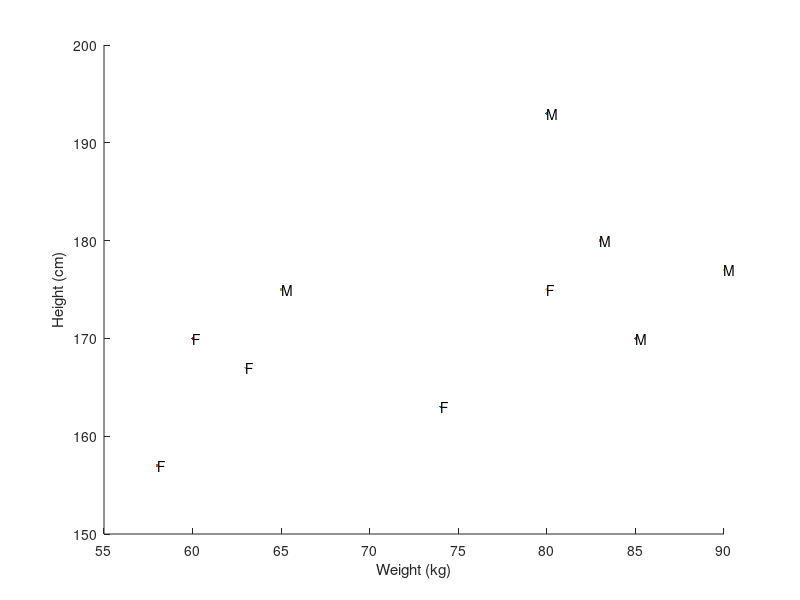

The MATLAB script that drew this image: (Note: this script raises an error after producing the figure.)
%% Creating dataset

clear
addpath(genpath('../newer/DeepNNs/'))

x = [80 193; 83 180; 90 177 ; 85 170 ; 65 175; 63 167; 60 170 ; 74  163; 58 157; 80 175];
N=size(x,1);
addednoise=0;
layers=[10 ];
if addednoise==1
    x(:,2)=randn(N,1);
end
xorig=x;
%y(:,2) = [1; 0; 0; 1];
y(:,1) = [1; 1; 1; 1; 1; 0; 0; 0; 0; 0; ];
y(:,2) = 1-[1; 1; 1; 1; 1; 0; 0; 0; 0; 0; ];
%y(:)=y(randperm(prod(size(y))))
%y(:,2) = [0; 0; 0; 0; 0; 0; 0; 0; 0; 0 ];

%N=1000; x=rand(N,2); y=xor(x(:,1)<0.5,x(:,2)<0.5); y(:,2) = 1 - y(:,1);
%y=zscore(y,[],1)
%[x_test,y_test]=meshgrid(0:0.1:1,0:0.1:1);

%test_data=[x_test(: ) y_test(:)];
%test_data=zscore([x_test(: ) y_test(:)],1);
figure(1)
clf
hold on
for sampli=1:N
    if y(sampli) ==1
        letter='M';
    else
        letter='F';
    end
    plot(x(sampli,1),x(sampli,2));
    text(x(sampli,1),x(sampli,2),letter);
end
xlabel('Weight (kg)')
if addednoise==0
    
    ylabel('Height (cm)')
else
    ylabel('Random variable')
end
%x=x/max(x(:)); test_data=test_data/max(abs(test_data(:)));

hAxes = gca;     %Axis handle
%Changing 'LineStyle' to 'none'
hAxes.XRuler.Axle.LineStyle = 'none';
hAxes.YRuler.Axle.LineStyle = 'none';

axis([50 95 150 200])
title('Example dataset')
%set(gcf,'Position',[0 0 800 800]); print('./figures/example1.png','-dpng','-r300')
%% Model Initialization
figure(1)
clear model
xmean=mean(x);
x=x-repmat(xmean,N,1);
%[x_test,y_test]=meshgrid(min(x(:,1)):0.1:max(x(:,1)),min(x(:,2)):0.1:max(x(:,2)));
%test_data=[x_test(: ) y_test(:)];
model.x=x;
model.y=y;
model.N=N;
model.fe_update=100000;


model.batchsize=10;
noins=size(x,2);
noouts=size(y,2);

layers=[noins layers noouts];
lr=0.01; activation='softsign';
%lr=0.2; activation='tanhact';
model.l2=0;
model.l1=0;
model.layersizes=[layers];
model.layersizesinitial=model.layersizes;
model.target=y;
model.epochs=200;
model.update=10;
model.errofun='quadratic_cost';
model.errofun='cross_entropy_cost';

for layeri=1:(length(layers)-1)
    model.layers(layeri).lr=lr;
    model.layers(layeri).blr=lr;
    model.layers(layeri).Ws=[layers(layeri) layers(layeri+1)]
    
    model.layers(layeri).W=1*(randn(layers(layeri),layers(layeri+1)))*sqrt(2/(model.layersizes(layeri)+model.layersizes(layeri+1)));
    model.layers(layeri).B=(randn(layers(layeri+1),1)-0.5)/10;
    %model.layers(layeri).B=(zeros(layers(layeri+1),1))/1;
    model.layers(layeri).activation=activation;
    model.layers(layeri).inds=1:model.layersizes(layeri); % To keep track of which nodes are removed etc
end
model.layers(layeri).lr=lr/1; model.layers(layeri).activation='softmaxact';

%% Model training

clear error

%% Model training

clear error
for layeri=1:(length(model.layers))
    model.layers(layeri).nonzeroinds=find(model.layers(layeri).W~=0);
end
model.epoch=1;

[model,out2(:,:,model.epoch)]=forwardpassing(model,model.x);

model.fnzl=find_first_non_zero_layer(model);
if (length(model.layers)>1) && (model.fnzl==length(model.layers))
    display('All learning rates are zero. The model will be identical! No point continuing!');
    return;
end


for epoch=1:model.epochs
    
    batchinds=randperm(model.N,model.batchsize);
    model.target=model.y(batchinds,:);
    model.epoch=epoch;
    if mod(epoch,model.update)==0
        % Now it is time to show an update of the network.
        if exist('sp2')
            delete(sp2);
        end
        sp2=subplot(2,2,1);
        show_network(model)
        subplot(2,2,3)
        
        plot(model.error)
        xlabel('Epoch')
        ylabel('Error')
        drawnow
        % If there is a test set, calculate the accuracy for it
        if sum(isfield(model,{'x_test','y_test'}))==2
            
            epochtemp=model.epoch; model.epoch=0;
            [~,out_test]=forwardpassing(model,model.x_test(:,model.layers(1).inds)); get_perf(out_test,model.y_test);
            model.epoch=epochtemp;
            y_test_str=[' - Test: ' sprintf('%2.2f', get_perf(out_test,model.y_test))];
        else
            y_test_str='';
        end
        [~,out_train]=forwardpassing(model,model.x);
        display(['Epoch: ' num2str(epoch) ' - Training: ' sprintf('%2.2f',get_perf(out_train,model.y)) y_test_str]);
    end
    % Should I perform feature elimination
    if mod(epoch,model.fe_update)==0
        model=feature_elimination(model);
    end
    
    %%Forward passing
    model=vectorize_all_weights(model);
    
    %[model,out(:,:,epoch)]=forwardpassing_nolr(model,model.x(batchinds,:));
    [model,out(:,:,epoch)]=forwardpassing_nolr(model,model.x(batchinds,:));
    
    [model.error(epoch),dedout]=feval(model.errofun,model);
    
    
    for layeri=(length(model.layers)):-1:model.fnzl
        clear dedw dedb
        ins=model.layers(layeri).Ws(1);
        outs=model.layers(layeri).Ws(2);
        
        if layeri==length(model.layers)
            % For the last layer the gradient is calculated as
            % dE/dw = dE/dout * dout/dnet * dnet/dw
            dnetdw=repmat(model.layers(layeri).X,1,1,outs); % dnet/dw
            
            %dedb=(dedout(batchinds,:).*model.layers(layeri).doutdnet(batchinds,:))'; % dE/db = dE/dout * dout/dnet
            dedb=(dedout.*model.layers(layeri).doutdnet)'; % dE/db = dE/dout * dout/dnet
            dedw=permute(repmat(dedb,1,1,ins),[2 3 1]).*dnetdw; % dE/dw = dE/dout * dout/dnet * dnet/d
        else
            
            dedb=permute(mean(permute(repmat(model.layers(layeri+1).grad,1,1,outs),[2 3 1]).*permute(repmat(model.layers(layeri+1).W,1,1,model.batchsize),[3 1 2]),3).*model.layers(layeri).doutdnet,[2 1]);
            dedw=permute(repmat(dedb,1,1,ins),[2 3 1]).*repmat(model.layers(layeri).X,1,1,outs);
            
        end
        %layeri
        %size(dedb)
        model.layers(layeri).grad=dedb;
        
        
        l1part=-model.layers(layeri).lr*(model.l1/model.batchsize).*sign(model.layers(layeri).W);
        l2part=-model.layers(layeri).lr*(model.l2/model.batchsize).*model.layers(layeri).W;
        regularization_term=model.layers(layeri).W+l1part+l2part;
        mdedw=permute(mean(dedw,1),[2 3 1]);
        
        %model.layers(layeri).W(model.layers(layeri).nonzeroinds)=regularization_term(model.layers(layeri).nonzeroinds)-model.layers(layeri).lr(model.layers(layeri).nonzeroinds).*mdedw(model.layers(layeri).nonzeroinds);
        model.layers(layeri).W(model.layers(layeri).nonzeroinds)=regularization_term(model.layers(layeri).nonzeroinds)-model.layers(layeri).lr.*mdedw(model.layers(layeri).nonzeroinds);
        model.layers(layeri).B=model.layers(layeri).B-model.layers(layeri).blr.*mean(dedb,2);
        
        
    end
    if mod(epoch,model.update)==0
        
        %% Visual evaluation
        
        model.test=0;
        %[model,out_test]=forwardpassing(model,[test_data]);
        factor=15;
        
        %for pointi=1:size(test_data,1)
        %    mat(((x_test(pointi)+1)*10)-9,((y_test(pointi)+1)*10)-9)=out_test(pointi,1);
        %end
        subplot(2,2,[2 4])
        
        hold on
        nn=200;
        xx = linspace(min(x(:,1))*1.1,1.1*max(x(:,1)),nn);
        yy = linspace(1.1*min(x(:,2)),1.1*max(x(:,2)),nn);
        [X,Y] = meshgrid(xx,yy);
        if addednoise==1
            
            %[model,Z]=forwardpassing(model,[X(:) Y(:) randn(100*100,1)]);
            [model,Z]=forwardpassing(model,[X(:) Y(:)]);
        else
            [model,Z]=forwardpassing(model,[X(:) Y(:)]);
        end
        %contour(X+xmean(1),Y+xmean(2),reshape(Z(:,1),100,100),'LineWidth',3)
        contour(X+xmean(1),Y+xmean(2),reshape(Z(:,1),nn,nn),[ 0.499 0.501],'LineWidth',3,'Color',repmat((model.epochs-epoch)/model.epochs,3,1))
        
        for sampli=1:N
            if y(sampli) ==1
                letter='M';
            else
                letter='F';
            end
            plot(xorig(sampli,1),xorig(sampli,2));
            text(xorig(sampli,1),xorig(sampli,2),letter);
        end
        
        xlabel('Weight (kg)')
        if addednoise==0
            
            ylabel('Height (cm)')
        else
            ylabel('Random variable')
        end
        %x=x/max(x(:)); test_data=test_data/max(abs(test_data(:)));
        
        hAxes = gca;     %Axis handle
        %Changing 'LineStyle' to 'none'
        hAxes.XRuler.Axle.LineStyle = 'none';
        hAxes.YRuler.Axle.LineStyle = 'none';
        W=model.layers(1).W;
        newB=-W(1,1)*xmean(1)-W(2,1)*xmean(2)+model.layers(1).B(1);
        myw=77;
        myh=153;
        W(1,1)*myw+W(2,1)*myh+newB;
        if addednoise==0
            
            title(['W_{weight}:' sprintf('%2.2f',W(1,1)) '    W_{height}:' sprintf('%2.2f',W(2,1)) '   Intercept:'   sprintf('%2.2f',newB)]);
        else
            title(['W_{weight}:' sprintf('%2.2f',W(1,1)) '    W_{random}:' sprintf('%2.2f',W(2,1)) '   Intercept:'   sprintf('%2.2f',newB)]);
        end
        
    end
end

return
%%

figure(10)
clf
hold on
nn=200;
xx = linspace(min(x(:,1))*1.1,1.1*max(x(:,1)),nn);
yy = linspace(1.1*min(x(:,2)),1.1*max(x(:,2)),nn);
[X,Y] = meshgrid(xx,yy);
if addednoise==1
    
    %[model,Z]=forwardpassing(model,[X(:) Y(:) randn(100*100,1)]);
    [model,Z]=forwardpassing(model,[X(:) Y(:)]);
else
    [model,Z]=forwardpassing(model,[X(:) Y(:)]);
end
%contour(X+xmean(1),Y+xmean(2),reshape(Z(:,1),100,100),'LineWidth',3)
contour(X+xmean(1),Y+xmean(2),reshape(Z(:,1),nn,nn),[ 0.499999999 0.500000001],'LineWidth',3,'Color',repmat((model.epochs-epoch)/model.epochs,3,1))

for sampli=1:N
    if y(sampli) ==1
        letter='M';
    else
        letter='F';
    end
    plot(xorig(sampli,1),xorig(sampli,2));
    text(xorig(sampli,1),xorig(sampli,2),letter);
end

xlabel('Weight (kg)')
if addednoise==0
    
    ylabel('Height (cm)')
else
    ylabel('Random variable')
end
%x=x/max(x(:)); test_data=test_data/max(abs(test_data(:)));

hAxes = gca;     %Axis handle
%Changing 'LineStyle' to 'none'
hAxes.XRuler.Axle.LineStyle = 'none';
hAxes.YRuler.Axle.LineStyle = 'none';
W=model.layers(1).W;
newB=-W(1,1)*xmean(1)-W(2,1)*xmean(2)+model.layers(1).B(1);
myw=77;
myh=153;
W(1,1)*myw+W(2,1)*myh+newB;
if addednoise==0
    if length(layers)==2
        title(['W_{weight}:' sprintf('%2.2f',W(1,1)) '    W_{height}:' sprintf('%2.2f',W(2,1)) '   Intercept:'   sprintf('%2.2f',newB)]);
    end
else
    if length(layers)==2
        title(['W_{weight}:' sprintf('%2.2f',W(1,1)) '    W_{random}:' sprintf('%2.2f',W(2,1)) '   Intercept:'   sprintf('%2.2f',newB)]);
    end
end

set(gcf,'Position',[0 0 800 800]); print(['./figures/example2_l' sprintf('%d',layers) '_' num2str(addednoise) '.png'],'-dpng','-r300')